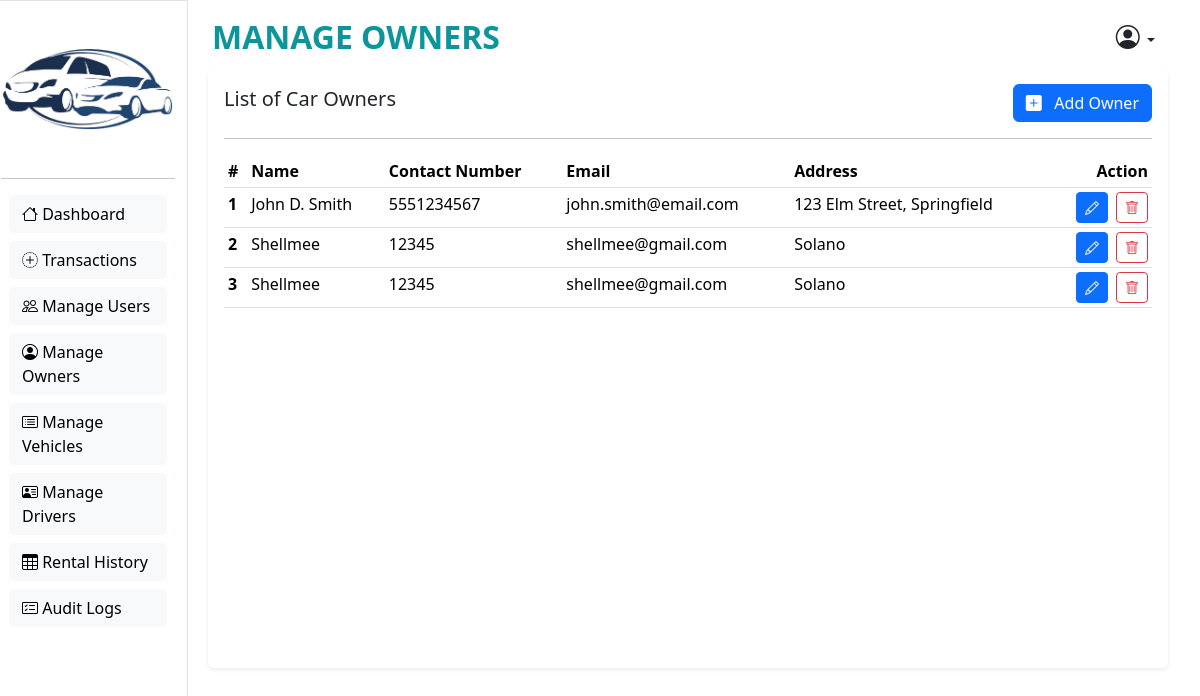
The page /admin/manage-owners.php on the database its author committed.
### tables this page shows
CREATE TABLE `tbl_vehicleowner` (
  `OwnerID` int(11) NOT NULL,
  `Name` varchar(255) DEFAULT NULL,
  `ContactNumber` varchar(255) DEFAULT NULL,
  `Email` varchar(255) DEFAULT NULL,
  `Address` varchar(255) DEFAULT NULL
);

### admin/manage-owners.php (the view, shortened to what this page needs)
<?php
include("../connection.php");
?>
<!DOCTYPE html>
<html lang="en">
<head>
  <link href="https://cdn.jsdelivr.net/npm/bootstrap@5.3.3/dist/css/bootstrap.min.css" rel="stylesheet"
>
  <link rel="stylesheet" href="https://cdn.jsdelivr.net/npm/bootstrap-icons@1.11.3/font/bootstrap-icons.min.css">
  <link rel="stylesheet" href="../styles.css">
</head>
<body class="overflow-x-hidden">
  <main style="height: 100vh; width: 100%;" class="row">
    <?php include "sidebar.php"; ?>
    <section class="col bg-tertiary">
      <nav class="navbar" style="height: 60px;">
        <div class="container-fluid d-flex justify-content-between align-items-center">
          <span class="navbar-brand mb-0 text-uppercase text-primary fw-bolder fs-2">Manage Owners</span>
          <div class="btn-group">
            <button type="button" class="btn btn-sm dropdown-toggle" data-bs-toggle="dropdown" aria-expanded="false">
              <i class="bi bi-person-circle fs-4"></i>
            </button>
          </div>
        </div>
      </nav>
      <div class="card m-2 shadow-sm border-0 h-75">
        <div class="card-body">
          <div class="d-flex justify-content-between align-items-center">
            <h5 class="card-title">List of Car Owners</h5>
            <button type="button" class="btn btn-primary" style="width: auto;" data-bs-toggle="modal"
              data-bs-target="#addOwnerModal">
              <i class="bi bi-plus-square-fill"></i>
              &nbsp;&nbsp;Add Owner
            </button>
          </div>
          <hr>
          <?php
          $driverTableSql = "SELECT
                              *
                            FROM
                              tbl_vehicleowner";
          $driverTableResult = mysqli_query($con, $driverTableSql);
          ?>
          <table class="table table-hover table-sm">
            <thead>
              <tr>
                <th scope="col">#</th>
                <th scope="col">Name</th>
                <th scope="col">Contact Number</th>
                <th scope="col">Email</th>
                <th scope="col">Address</th>
                <th scope="col" class="text-end">Action</th>
              </tr>
            </thead>
            <tbody>
              <?php
              $count = 0;
              if (mysqli_num_rows($driverTableResult) > 0) {
                while ($row = mysqli_fetch_array($driverTableResult)) {
                  $count++;
              ?>
                  <tr style="cursor: pointer;">
                    <th scope="row"><?= $count; ?></th>
                    <td><?= $row['Name'] ?></td>
                    <td><?= $row['ContactNumber'] ?></td>
                    <td><?= $row['Email'] ?></td>
                    <td><?= $row['Address'] ?></td>
                    <td class="text-end">
                      <div class="d-flex justify-content-end gap-2">
                        <button type="button" class="btn btn-sm btn-primary" data-bs-toggle="modal"
                          data-bs-target="#editOwnerModal<?= $row["OwnerID"] ?>">
                          <i class="bi bi-pencil"></i>
                        </button>
                        <form action="../functions.php" method="post">
                          <button type="submit" name="deleteOwnerBtn" class="btn btn-sm btn-outline-danger"><i
                              class="bi bi-trash"></i>
                          </button>
                        </form>
                      </div>
                    </td>
                  </tr>
                <?php
                }
              }
              ?>
            </tbody>
          </table>
        </div>
      </div>
    </section>
  </main>
</body>
</html>

### styles.css (style rules this page uses)
.text-primary { color: #0c969c !important; }

### rows shown on the page
tbl_vehicleowner: Name "John D. Smith", ContactNumber "5551234567", Email "john.smith@email.com", Address "123 Elm Street, Springfield"
tbl_vehicleowner: Name "Shellmee", ContactNumber "12345", Email "shellmee@gmail.com", Address "Solano"
tbl_vehicleowner: Name "Shellmee", ContactNumber "12345", Email "shellmee@gmail.com", Address "Solano"
